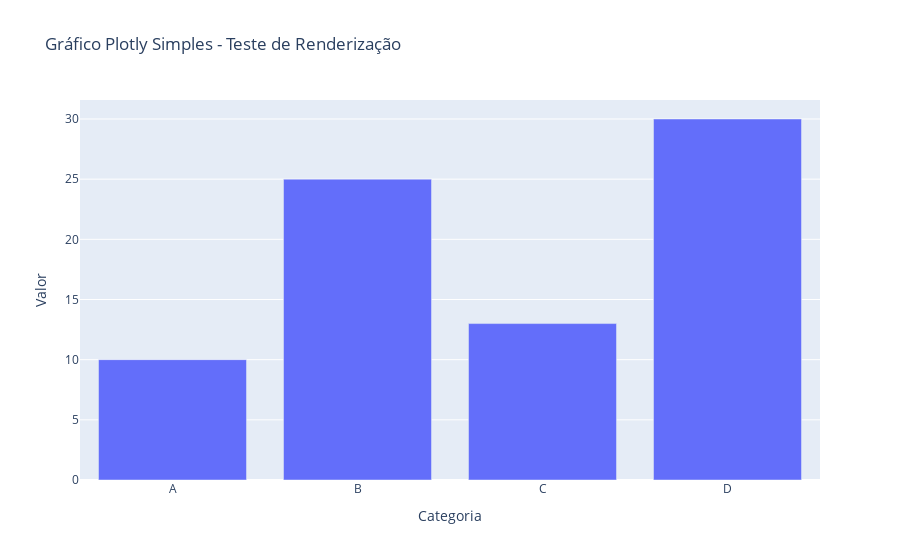

Here is the notebook cell this chart was saved with:
### Code cell
# Célula de Teste: Gráfico Plotly Simples
print("--- Tentando exibir um gráfico Plotly simples diretamente ---")

# Criar um DataFrame de teste
test_df = pd.DataFrame({
    'Categoria': ['A', 'B', 'C', 'D'],
    'Valor': [10, 25, 13, 30]
})

# Criar um gráfico de barras simples com Plotly Express
simple_fig = px.bar(test_df, x='Categoria', y='Valor', 
                    title='Gráfico Plotly Simples - Teste de Renderização')

# Exibir o gráfico
simple_fig.show()

print("--- Mensagem: 'Gráfico Plotly simples deveria aparecer acima' ---")

### Figure 1 — Plotly figure (JSON) as saved in the notebook; plotly's stock layout.template omitted (floating-point values rounded to 4 significant figures)
{"data": [{"hovertemplate": "Categoria=%{x}<br>Valor=%{y}<extra></extra>", "legendgroup": "", "marker": {"color": "#636efa", "pattern": {"shape": ""}}, "name": "", "orientation": "v", "showlegend": false, "textposition": "auto", "type": "bar", "x": ["A", "B", "C", "D"], "xaxis": "x", "y": [10, 25, 13, 30], "yaxis": "y"}], "layout": {"barmode": "relative", "legend": {"tracegroupgap": 0}, "title": {"text": "Gráfico Plotly Simples - Teste de Renderização"}, "xaxis": {"anchor": "y", "domain": [0, 1], "title": {"text": "Categoria"}}, "yaxis": {"anchor": "x", "domain": [0, 1], "title": {"text": "Valor"}}}}
